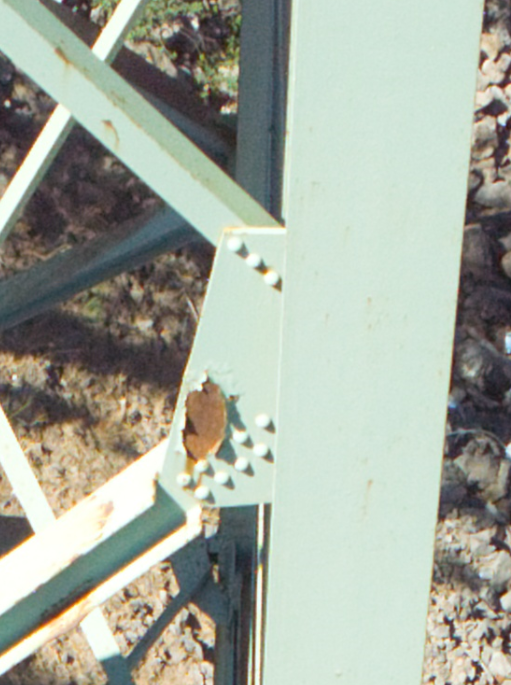
#> input picture py_scripts_docs/2.PNG, 511 x 685 px
$ python script1.py
#> lines starting #> are read from the running program, lines starting #| are printed output that depends on the picture; after the words box and inside, x2 and y2 are one past the last pixel; in counts of white or black regions, pixels touching at a corner belong together
# -*- coding: utf-8 -*-
"""
Created on Wed Feb 22 17:42:13 2023

@author: kenneyke
"""
import numpy as np
import tkinter as tk
from tkinter import filedialog
from PIL import Image
import matplotlib.pyplot as plt

# %% Functions
def otsu(im):
    hist, __ = np.histogram(im, bins=256, range=(0,255)) # FIXME: bins = 255?
    hist[0] = 0
    max_intensity_cut = int(np.max(im))
    #max_intensity_cut = np.max(im)
    sumAll = np.sum(hist*np.arange(256).astype(int))
    sumIter = 0
    q1 = 0
    N = np.count_nonzero(im)
    varMax = 0
    threshold = 0

    for i in range(0, max_intensity_cut):
        q1 = q1 + hist[i]
        if q1 == 0:
            continue
        q2 = N - q1
        if q2 == 0:
            break
        sumIter = sumIter + i*hist[i]
        m1 = sumIter / q1
        m2 = (sumAll - sumIter) / q2
        varBtw = q1 * q2 * (m1-m2) * (m1-m2)
        if varBtw > varMax:
            varMax = varBtw
            threshold = i
    return im > threshold


def scaleData(data):
    return (data - np.min(data)) / (np.max(data) - np.min(data))

# %% feature list

root = tk.Tk()
IMAGE = filedialog.askopenfilename(title="Select Data")
#> the answer given: 2.PNG
root.withdraw()

# Load the image
img = Image.open(IMAGE)
#> img is the input picture: PIL image 511x685 RGBA; mean R, G, B, A 164.7, 171.1, 158.4, 255
# Convert the image to a NumPy array
img = np.array(img)


#Spliting into individual chanels for scaling
img1 = img[:,:,0]   #red Channel
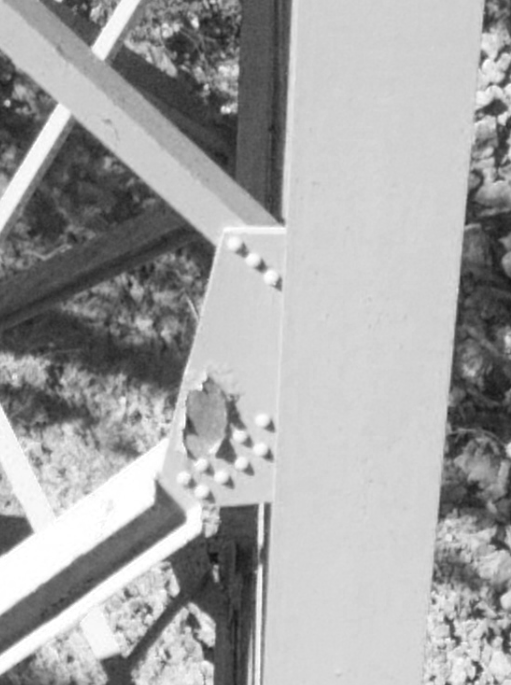
#> img1: shape (685, 511); min 18, max 255, mean 164.7
img1[np.isnan(img1)]=0
img1 =scaleData(img1)
img1 = np.expand_dims(img1, axis = 2)

img2 = img[:,:,1]   #green Channel
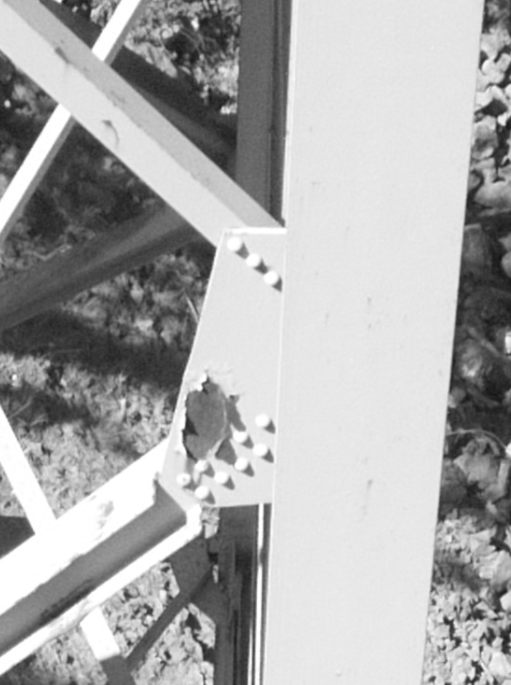
#> img2: shape (685, 511); min 20, max 255, mean 171.1
img2[np.isnan(img2)]=0
img2 =scaleData(img2)
img2 = np.expand_dims(img2, axis = 2)

img3 = img[:,:,2]   #Blue Channel
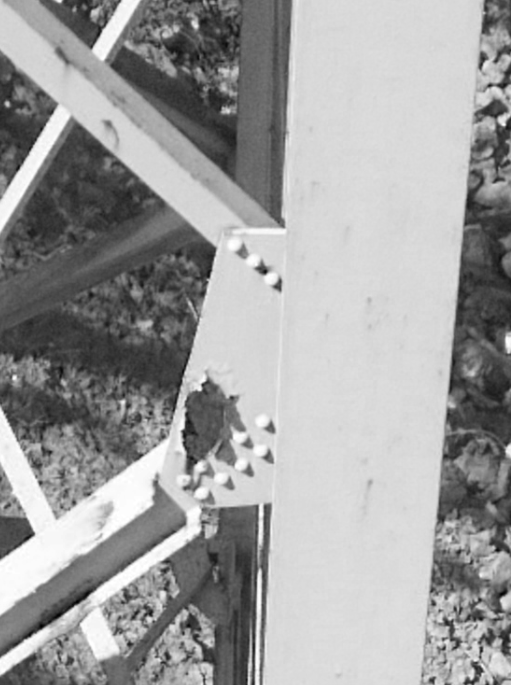
#> img3: shape (685, 511); min 0, max 255, mean 158.4
img3[np.isnan(img3)]=0
img3 =scaleData(img3)
img3 = np.expand_dims(img3, axis = 2)


image = np.concatenate((img1, img2, img3),axis=2) #combining the individual channels into single image

# Display the image
#plt.imshow(image)

# Show the plot
#plt.show()

# Applying Otsu's thresholding
thresholded_image = otsu(img3)
#> in otsu, `hist, __ = np.histogram(im, bins=256, range=(0,255))`: hist = 256 values, max 349738 at index 0, min 0 at index 2, mean 1367.3
#> in otsu, `max_intensity_cut = int(np.max(im))`: max_intensity_cut = 1
#> in otsu, `sumAll = np.sum(hist*np.arange(256).astype(int))`: sumAll = 297
#> in otsu, `N = np.count_nonzero(im)`: N = 350034
#> the loop in otsu, `for i in range(0, max_intensity_cut):` made 1 pass
#> q1 on pass 1: 0
#> after the loop in otsu, `for i in range(0, max_intensity_cut):`: q1 = 0
#> in otsu, `return im > threshold`:
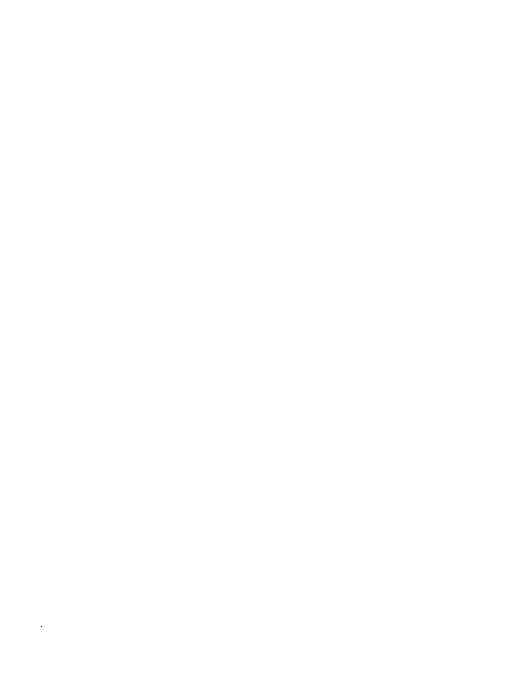
#> returned value: shape (685, 511, 1) bool; 100% white; black in thin lines or dots, all inside (x1, y1, x2, y2) = (41, 626, 42, 627)

# Display the thresholded image
plt.imshow(thresholded_image)

# Show the plot
plt.show()
